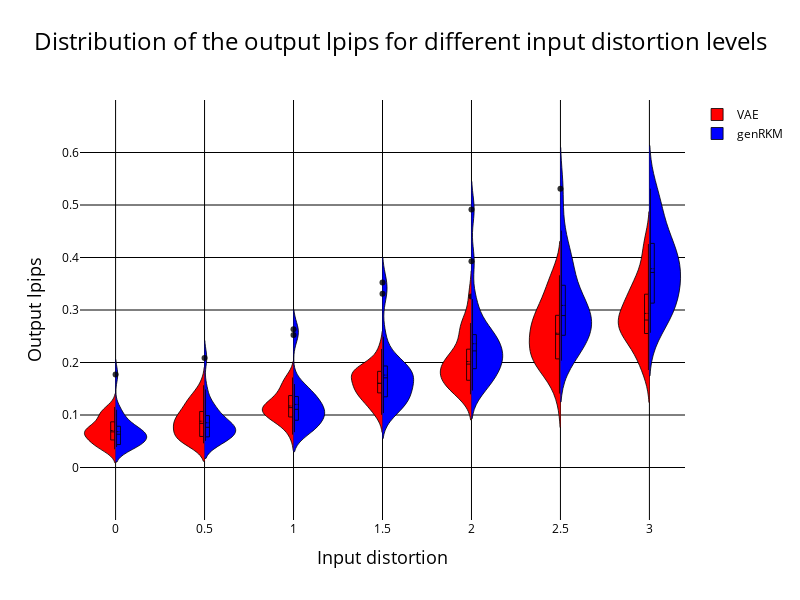

Notebook source saved alongside this figure:
### Code cell
traces = []

for i in range(len(reference_points)):

    # Create a trace for the holiday distribution
    trace1 = go.Violin(
        x=reference_matrix[i],
        y=Lists_close_lpips_VAE[i],
        name='VAE' if i == 0 else None,
        side='negative',
        box_visible=True,
        meanline_visible=True,
        #hovertemplate='Holiday<br>Noise Level: %{y.2f} dB(A)',
        #hoverlabel=dict(namelength=0),
        fillcolor='red',
        line=dict(color='rgba(0, 0, 0, 0.8)', width=1) ,
        showlegend=(i == 0) 
    )

    # Create a trace for the normal day distribution
    trace2 = go.Violin(
        x=reference_matrix[i], #to put the two graphs next to each other instead of separately
        y=Lists_close_lpips_genRKM[i],
        name='genRKM' if i == 0 else None,
        side='positive',
        box_visible=True,
        meanline_visible=True,
        #hovertemplate='Normal Day<br>Noise Level: %{y.2f} dB(A)',
        #hoverlabel=dict(namelength=0),
        fillcolor='blue',
        line=dict(color='rgba(0, 0, 0, 0.8)', width=1) ,
        showlegend=(i == 0)
    )

    traces.append(trace1)
    traces.append(trace2)

# Create the layout for the plot
layout_fig1 = go.Layout(
    title=dict(
        text='Distribution of the output lpips for different input distortion levels',
        x=0.5,
        xanchor='center',
        font=dict(color="black", size=24)
    ),
    title_font=dict(size=24, color="black"),  
    xaxis=dict(
        {'title': 'Input distortion'}, 
        range = [-0.2, 3.2],
        #ticktext = ["false",'Holiday - Normal day'],
        title_font=dict(color="black", size = 18),
        tickfont=dict(color='black'),
        showticklabels=True, 
        tickvals = reference_points, 
        ticktext = reference_points,
        gridcolor='black'),
    yaxis=dict(
        {'title': 'Output lpips'},
        title_font=dict(color="black", size = 18),
        tickfont=dict(color="black"),
        #showticklabels=False,
        range = [-0.1, 0.7],
        tickvals=[0, 0.1, 0.2, 0.3, 0.4, 0.5, 0.6],
        gridcolor='black',
        zeroline=True,  # Ensure the zeroline is shown
        zerolinecolor='black',  # Set the color of the zeroline to black
        zerolinewidth=1  # Set the width of the zeroline
        ),
    violingap=0,  # Set the gap between violins to 0 for overlapping
    plot_bgcolor='white',  
    paper_bgcolor='white',  
    legend = dict(font=dict(color='black'))
)

layout_fig1.update(width=800, height=600)

# Create the figure and add the traces
fig1 = go.Figure(data=traces, layout=layout_fig1)

# Show the plot
fig1.show()

### Figure 1 — Plotly figure (JSON) as saved in the notebook; plotly's stock layout.template omitted (floating-point values rounded to 4 significant figures)
{"data": [{"box": {"visible": true}, "fillcolor": "red", "line": {"color": "rgba(0, 0, 0, 0.8)", "width": 1}, "meanline": {"visible": true}, "name": "VAE", "showlegend": true, "side": "negative", "type": "violin", "x": [0, 0, 0, 0, 0, 0, 0, 0, 0, 0, 0, 0, 0, 0, 0, 0, 0, 0, 0, 0, 0, 0, 0, 0, 0], "y": [0.09121, 0.07252, 0.104, 0.04034, 0.06784, 0.05907, 0.05317, 0.07195, 0.04646, 0.08555, 0.09889, 0.06482, 0.06221, 0.06654, 0.04067, 0.07295, 0.07477, 0.07893, 0.05039, 0.06036, 0.1079, 0.1019, 0.03473, 0.03919, 0.1153]}, {"box": {"visible": true}, "fillcolor": "blue", "line": {"color": "rgba(0, 0, 0, 0.8)", "width": 1}, "meanline": {"visible": true}, "name": "genRKM", "showlegend": true, "side": "positive", "type": "violin", "x": [0, 0, 0, 0, 0, 0, 0, 0, 0, 0, 0, 0, 0, 0, 0, 0, 0, 0, 0, 0, 0, 0, 0, 0, 0], "y": [0.08454, 0.04116, 0.1771, 0.04118, 0.06339, 0.06553, 0.06956, 0.04317, 0.06417, 0.06024, 0.05611, 0.07758, 0.0909, 0.05316, 0.06339, 0.06111, 0.06925, 0.04383, 0.11, 0.04338, 0.1042, 0.0426, 0.06002, 0.03907, 0.08149]}, {"box": {"visible": true}, "fillcolor": "red", "line": {"color": "rgba(0, 0, 0, 0.8)", "width": 1}, "meanline": {"visible": true}, "showlegend": false, "side": "negative", "type": "violin", "x": [0.5, 0.5, 0.5, 0.5, 0.5, 0.5, 0.5, 0.5, 0.5, 0.5, 0.5, 0.5, 0.5, 0.5, 0.5, 0.5, 0.5, 0.5, 0.5, 0.5, 0.5, 0.5, 0.5, 0.5, 0.5], "y": [0.1295, 0.1157, 0.1566, 0.05862, 0.05157, 0.08087, 0.1347, 0.07783, 0.04603, 0.1015, 0.09937, 0.08403, 0.1003, 0.07384, 0.04959, 0.08298, 0.08526, 0.06078, 0.09129, 0.05336, 0.1301, 0.1037, 0.05929, 0.05568, 0.1235]}, {"box": {"visible": true}, "fillcolor": "blue", "line": {"color": "rgba(0, 0, 0, 0.8)", "width": 1}, "meanline": {"visible": true}, "showlegend": false, "side": "positive", "type": "violin", "x": [0.5, 0.5, 0.5, 0.5, 0.5, 0.5, 0.5, 0.5, 0.5, 0.5, 0.5, 0.5, 0.5, 0.5, 0.5, 0.5, 0.5, 0.5, 0.5, 0.5, 0.5, 0.5, 0.5, 0.5, 0.5], "y": [0.1132, 0.05628, 0.2084, 0.05278, 0.07655, 0.0854, 0.08475, 0.05074, 0.07703, 0.07491, 0.07005, 0.09738, 0.1032, 0.06304, 0.0776, 0.07522, 0.08429, 0.05902, 0.1487, 0.05375, 0.1167, 0.05556, 0.07635, 0.05143, 0.1172]}, {"box": {"visible": true}, "fillcolor": "red", "line": {"color": "rgba(0, 0, 0, 0.8)", "width": 1}, "meanline": {"visible": true}, "showlegend": false, "side": "negative", "type": "violin", "x": [1, 1, 1, 1, 1, 1, 1, 1, 1, 1, 1, 1, 1, 1, 1, 1, 1, 1, 1, 1, 1, 1, 1, 1, 1], "y": [0.1244, 0.1154, 0.1466, 0.06258, 0.1063, 0.107, 0.09655, 0.1078, 0.1072, 0.1211, 0.147, 0.1388, 0.1189, 0.09526, 0.07937, 0.08733, 0.1137, 0.09271, 0.1198, 0.09198, 0.1715, 0.1141, 0.167, 0.1364, 0.1618]}, {"box": {"visible": true}, "fillcolor": "blue", "line": {"color": "rgba(0, 0, 0, 0.8)", "width": 1}, "meanline": {"visible": true}, "showlegend": false, "side": "positive", "type": "violin", "x": [1, 1, 1, 1, 1, 1, 1, 1, 1, 1, 1, 1, 1, 1, 1, 1, 1, 1, 1, 1, 1, 1, 1, 1, 1], "y": [0.1496, 0.09173, 0.2635, 0.07343, 0.1063, 0.1168, 0.1149, 0.07796, 0.1108, 0.09705, 0.1064, 0.1449, 0.1306, 0.09753, 0.1297, 0.09768, 0.1332, 0.0848, 0.2522, 0.06964, 0.141, 0.07519, 0.1144, 0.06722, 0.1589]}, {"box": {"visible": true}, "fillcolor": "red", "line": {"color": "rgba(0, 0, 0, 0.8)", "width": 1}, "meanline": {"visible": true}, "showlegend": false, "side": "negative", "type": "violin", "x": [1.5, 1.5, 1.5, 1.5, 1.5, 1.5, 1.5, 1.5, 1.5, 1.5, 1.5, 1.5, 1.5, 1.5, 1.5, 1.5, 1.5, 1.5, 1.5, 1.5, 1.5, 1.5, 1.5, 1.5, 1.5], "y": [0.1797, 0.1526, 0.1842, 0.1367, 0.1533, 0.1888, 0.1828, 0.1228, 0.1461, 0.1795, 0.1907, 0.1868, 0.1439, 0.1286, 0.1096, 0.1244, 0.1551, 0.1447, 0.177, 0.1003, 0.1603, 0.1716, 0.1678, 0.2258, 0.2032]}, {"box": {"visible": true}, "fillcolor": "blue", "line": {"color": "rgba(0, 0, 0, 0.8)", "width": 1}, "meanline": {"visible": true}, "showlegend": false, "side": "positive", "type": "violin", "x": [1.5, 1.5, 1.5, 1.5, 1.5, 1.5, 1.5, 1.5, 1.5, 1.5, 1.5, 1.5, 1.5, 1.5, 1.5, 1.5, 1.5, 1.5, 1.5, 1.5, 1.5, 1.5, 1.5, 1.5, 1.5], "y": [0.2088, 0.1173, 0.3309, 0.1392, 0.1459, 0.2018, 0.1464, 0.1329, 0.1775, 0.1703, 0.1599, 0.1936, 0.1848, 0.1352, 0.1933, 0.1708, 0.1787, 0.1168, 0.3524, 0.1036, 0.178, 0.1232, 0.1709, 0.1201, 0.2492]}, {"box": {"visible": true}, "fillcolor": "red", "line": {"color": "rgba(0, 0, 0, 0.8)", "width": 1}, "meanline": {"visible": true}, "showlegend": false, "side": "negative", "type": "violin", "x": [2, 2, 2, 2, 2, 2, 2, 2, 2, 2, 2, 2, 2, 2, 2, 2, 2, 2, 2, 2, 2, 2, 2, 2, 2], "y": [0.1999, 0.1701, 0.3258, 0.1969, 0.1635, 0.2235, 0.2628, 0.1555, 0.2752, 0.1997, 0.1861, 0.2159, 0.1837, 0.1515, 0.2015, 0.1671, 0.1687, 0.1878, 0.2312, 0.1603, 0.2687, 0.2011, 0.1394, 0.1437, 0.2654]}, {"box": {"visible": true}, "fillcolor": "blue", "line": {"color": "rgba(0, 0, 0, 0.8)", "width": 1}, "meanline": {"visible": true}, "showlegend": false, "side": "positive", "type": "violin", "x": [2, 2, 2, 2, 2, 2, 2, 2, 2, 2, 2, 2, 2, 2, 2, 2, 2, 2, 2, 2, 2, 2, 2, 2, 2], "y": [0.2707, 0.1582, 0.3931, 0.1878, 0.1883, 0.2463, 0.2127, 0.1775, 0.2253, 0.2221, 0.2039, 0.2515, 0.2581, 0.2055, 0.2935, 0.2419, 0.2256, 0.1675, 0.4915, 0.1466, 0.2095, 0.1559, 0.2491, 0.1904, 0.3208]}, {"box": {"visible": true}, "fillcolor": "red", "line": {"color": "rgba(0, 0, 0, 0.8)", "width": 1}, "meanline": {"visible": true}, "showlegend": false, "side": "negative", "type": "violin", "x": [2.5, 2.5, 2.5, 2.5, 2.5, 2.5, 2.5, 2.5, 2.5, 2.5, 2.5, 2.5, 2.5, 2.5, 2.5, 2.5, 2.5, 2.5, 2.5, 2.5, 2.5, 2.5, 2.5, 2.5, 2.5], "y": [0.2357, 0.2069, 0.3582, 0.2869, 0.1847, 0.2871, 0.3661, 0.2067, 0.2874, 0.2548, 0.2538, 0.3446, 0.2344, 0.1409, 0.1882, 0.2203, 0.2639, 0.2749, 0.3144, 0.1914, 0.3214, 0.2066, 0.2174, 0.2533, 0.2974]}, {"box": {"visible": true}, "fillcolor": "blue", "line": {"color": "rgba(0, 0, 0, 0.8)", "width": 1}, "meanline": {"visible": true}, "showlegend": false, "side": "positive", "type": "violin", "x": [2.5, 2.5, 2.5, 2.5, 2.5, 2.5, 2.5, 2.5, 2.5, 2.5, 2.5, 2.5, 2.5, 2.5, 2.5, 2.5, 2.5, 2.5, 2.5, 2.5, 2.5, 2.5, 2.5, 2.5, 2.5], "y": [0.3294, 0.2189, 0.4513, 0.2722, 0.2412, 0.3019, 0.3062, 0.2641, 0.3048, 0.2861, 0.2542, 0.3797, 0.3362, 0.2824, 0.3804, 0.316, 0.2894, 0.2294, 0.5311, 0.2327, 0.2446, 0.2036, 0.3947, 0.2676, 0.4008]}, {"box": {"visible": true}, "fillcolor": "red", "line": {"color": "rgba(0, 0, 0, 0.8)", "width": 1}, "meanline": {"visible": true}, "showlegend": false, "side": "negative", "type": "violin", "x": [3, 3, 3, 3, 3, 3, 3, 3, 3, 3, 3, 3, 3, 3, 3, 3, 3, 3, 3, 3, 3, 3, 3, 3, 3], "y": [0.2858, 0.2083, 0.4141, 0.3241, 0.2595, 0.3322, 0.4257, 0.2519, 0.2809, 0.2915, 0.313, 0.3075, 0.276, 0.1856, 0.2793, 0.2417, 0.2798, 0.2649, 0.3687, 0.2073, 0.3601, 0.245, 0.2564, 0.3294, 0.3485]}, {"box": {"visible": true}, "fillcolor": "blue", "line": {"color": "rgba(0, 0, 0, 0.8)", "width": 1}, "meanline": {"visible": true}, "showlegend": false, "side": "positive", "type": "violin", "x": [3, 3, 3, 3, 3, 3, 3, 3, 3, 3, 3, 3, 3, 3, 3, 3, 3, 3, 3, 3, 3, 3, 3, 3, 3], "y": [0.4213, 0.2834, 0.5042, 0.3853, 0.3105, 0.3559, 0.4033, 0.3429, 0.3326, 0.3601, 0.3139, 0.4312, 0.4254, 0.3632, 0.437, 0.4034, 0.3715, 0.3055, 0.5311, 0.2971, 0.2836, 0.2566, 0.4924, 0.3787, 0.4746]}], "layout": {"height": 600, "legend": {"font": {"color": "black"}}, "paper_bgcolor": "white", "plot_bgcolor": "white", "title": {"font": {"color": "black", "size": 24}, "text": "Distribution of the output lpips for different input distortion levels", "x": 0.5, "xanchor": "center"}, "violingap": 0, "width": 800, "xaxis": {"gridcolor": "black", "range": [-0.2, 3.2], "showticklabels": true, "tickfont": {"color": "black"}, "ticktext": [0, 0.5, 1, 1.5, 2, 2.5, 3], "tickvals": [0, 0.5, 1, 1.5, 2, 2.5, 3], "title": {"font": {"color": "black", "size": 18}, "text": "Input distortion"}}, "yaxis": {"gridcolor": "black", "range": [-0.1, 0.7], "tickfont": {"color": "black"}, "tickvals": [0, 0.1, 0.2, 0.3, 0.4, 0.5, 0.6], "title": {"font": {"color": "black", "size": 18}, "text": "Output lpips"}, "zeroline": true, "zerolinecolor": "black", "zerolinewidth": 1}}}
